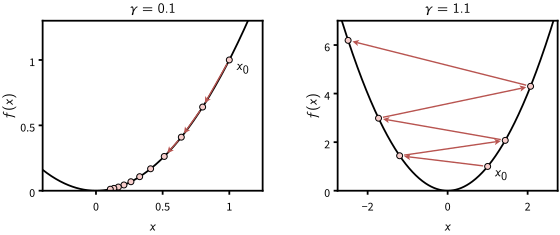

This chart was generated by the following Python code:
"""Draw gd_step_size.svg: gradient descent on f(x) = x^2 from x_0 = 1, with the step sizes 0.1 and 1.1.

Each iteration computes x_{i+1} = (1 - 2 gamma) x_i, the example of the post Mathematics for ML.
usage: python3 gd_step_size.py   (needs matplotlib, numpy and the fonts of CLAUDE.md, Pictures, section 4)
"""
import os, sys
import numpy as np
HERE = os.path.dirname(os.path.abspath(__file__))
sys.path.insert(0, os.path.join(HERE, '..', '..', '_tools'))
import charts
from matplotlib import transforms

PANELS = [  # step size, iterations, x limits, y limit, x ticks, y ticks
    (0.1, 10, (-0.4, 1.25), 1.3, [0, 0.5, 1], [0, 0.5, 1]),
    (1.1, 5, (-2.75, 2.75), 7.0, [-2, 0, 2], [0, 2, 4, 6]),
]

fig = charts.figure(570, 250, 'gd_step_size')
for k, (gamma, n, xl, yl, xt, yt) in enumerate(PANELS):
    ax = charts.axes(fig, 45 + 295 * k, 45, 220, 170)
    x = np.linspace(*xl, 401)
    ax.plot(x, x**2, color=charts.BLACK)
    xs = [1.0]
    for _ in range(n):
        xs.append(xs[-1] - gamma * 2 * xs[-1])
    pts = [(v, v * v) for v in xs]
    ax.set(xlim=xl, ylim=(0, yl), xticks=xt, yticks=yt)
    for p, q in zip(pts, pts[1:]):
        if np.hypot(*(ax.transData.transform(q) - ax.transData.transform(p))) > 22:  # room for line and head
            charts.arrow(ax, p, q, color=charts.RED, gap0=4.5, gap1=4.5)
    ax.plot(*zip(*pts), markerfacecolor=charts.RED_FILL, **charts.DOT)
    charts.runs(ax, 1, 1, charts.sub('𝑥', '0'), ha='left',
                transform=transforms.offset_copy(ax.transData, fig, x=7, y=-10, units='dots'))
    ax.set_title('𝛾 = %g' % gamma, family=charts.MATH)
    ax.set_xlabel('𝑥', family=charts.MATH)
    ax.set_ylabel('𝑓 (𝑥)', family=charts.MATH)
    charts.tick_labels(ax)
charts.save(fig, os.path.join(HERE, 'gd_step_size.svg'))
